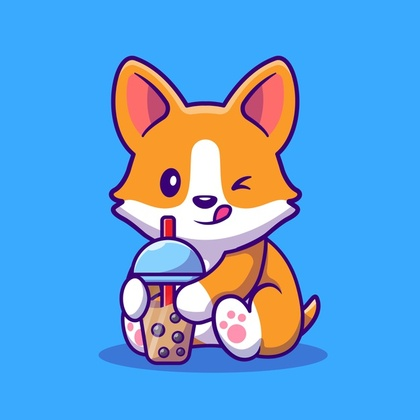
%> input picture CSE 4.2/Labs/CSE 4228 (Digital Image Processing Lab)/Assignments/Assignment-2/img_2.jpg, 420 x 420 px, shrunk from 626 x 626 before the run
$ octave 180204142_Q1_IT.m   (GNU Octave 9; MATLAB toolbox functions it lacks are replaced by stand-ins)
%> lines starting %> are read from the running program, lines starting %| are printed output that depends on the picture
% ------- 1 -------
R= imread('img_2.jpg');
%> R is the input picture: size 420x420x3 uint8; mean R, G, B 97, 160.9, 217

% ------- 2 -------
I= rgb2gray(R);
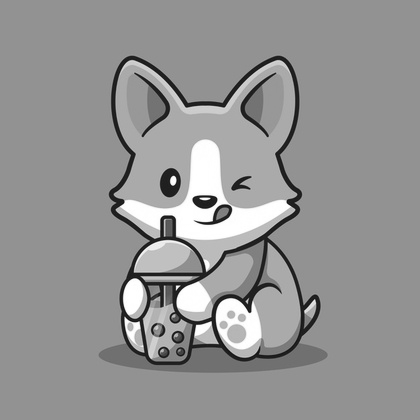
%> I: size 420x420 uint8; min 16, max 255, mean 148.1
T1=I;
T2=I;
T3=I;
T4=I;

figure;
imshow(I);

% ------- 3 -------
[row,col] = size(I);
%> row = 420; col = 420
X = zeros(1,256);

for i = 1:row
     for j = 1:col
         temp = I(i,j)+1;
         X(temp) = X(temp)+1;
     end
end
%> after the loop, X = 256 values, max 119651 at index 147, min 0 at index 1, mean 689.1
figure;
bar(X);
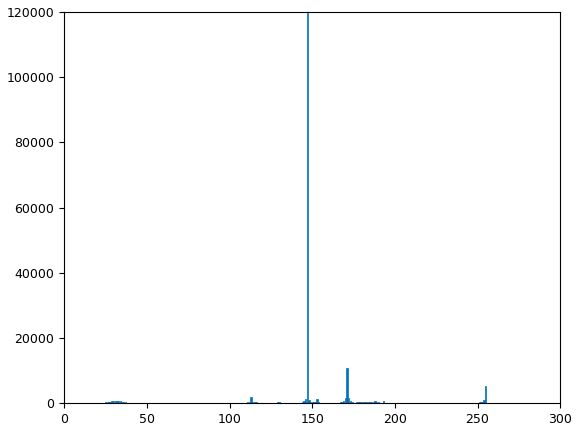
%> figure redrawn from the program's plot data; tallest bar 119651 high, from x = 146.6 to 147.4

% ------- 4 -------
T1= im2double(T1);
Y = 2.5;
% ------- 5 -------
c = 1.5;

for i= 1:row
     for j= 1:col
         T1(i,j)= c*(T1(i,j).^Y);
     end
end
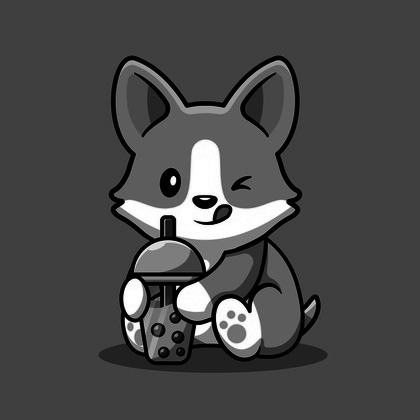
%> T1: size 420x420 double; min 0.00148, max 1.5, mean 0.428; drawn with min black and max white

% ------- 6 -------
X= zeros(1,256);
for i= 1:row
     for j= 1:col
         temp= round(255*(T1(i,j)))+1;
         if(temp>255)
             temp = 255;
         end
         X(temp)= X(temp)+1;
     end
end
%> after the loop, X = 256 values, max 119651 at index 96, min 0 at index 55, mean 689.1
figure;
bar(X);
%> figure, not shown here; tallest bar 119651 high, from x = 95.6 to 96.4

% ------- 7 -------
sum3 = 0;
A=200;
% ------- 8 -------
for i= 1:row
     for j= 1:col
         if T2(i,j) <= A
            T2(i,j) = (0.5* T2(i,j)) + T2(i,j);
         else
             T2(i,j) = T2(i,j) - (0.25* T2(i,j));
        end
     end
end
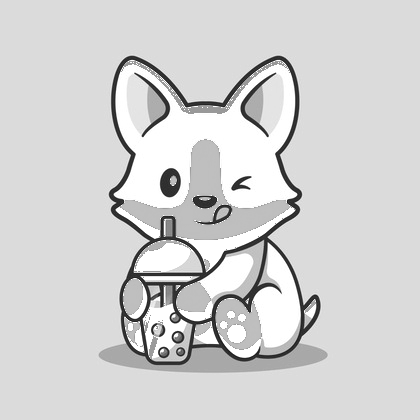
%> T2: size 420x420 uint8; min 24, max 255, mean 211.4

% ------- 9 -------
X= zeros(1,256);
for i= 1:row
     for j= 1:col
         temp= T2(i,j)+1;
         X(temp)= X(temp)+1;
     end
end
%> after the loop, X = 256 values, max 119651 at index 220, min 0 at index 1, mean 689.1
figure;
bar(X);
%> figure, not shown here; tallest bar 119651 high, from x = 219.6 to 220.4

% ------- 10 -------
T3 = im2double(T3);
[row,col] = size(T3);
B = zeros(row,col);
c = 1.9;

for i = 1:row
     for j = 1:col
         B(i,j) = c*log(1+T3(i,j));
     end
end

% ------- 11 -------
X = zeros(1,256);
for i = 1:row
     for j = 1:col
         temp = round(255*(B(i,j)))+1;
         if(temp>255)
             temp = 255;
         end
         X(temp) = X(temp)+1;
     end
end
figure;
bar(X);
%> figure, not shown here; tallest bar 119651 high, from x = 219.6 to 220.4

% ------- 12 -------
[row,col]= size(T4);
T41= uint8(zeros(row,col));

for i= 1:row
    for j= 1:col
        T41(i,j)= 255- T4(i,j);
    end
end
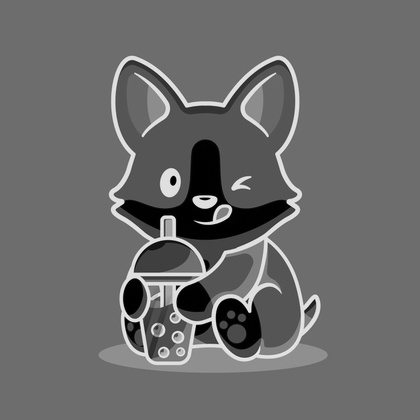
%> T41: size 420x420 uint8; min 0, max 239, mean 106.9

% ------- 13 -------
for i= 1:row
     for j= 1:col
         temp= 255 - I(i,j) + 1;
         X(temp)= X(temp)+1;
     end
end
%> after the loop, X = 256 values, max 119946 at index 220, min 0 at index 241, mean 1378.1
figure;
bar(X);
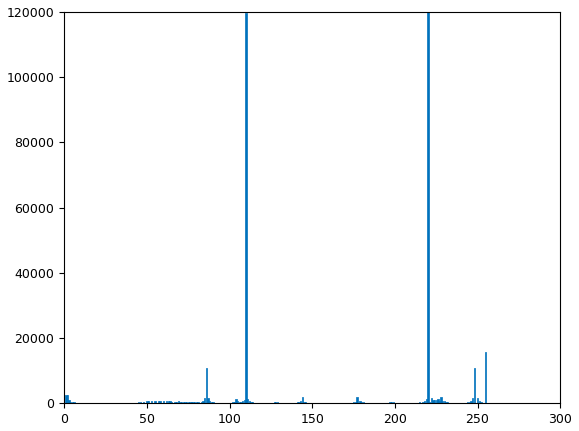
%> figure redrawn from the program's plot data; tallest bar 119946 high, from x = 219.6 to 220.4
